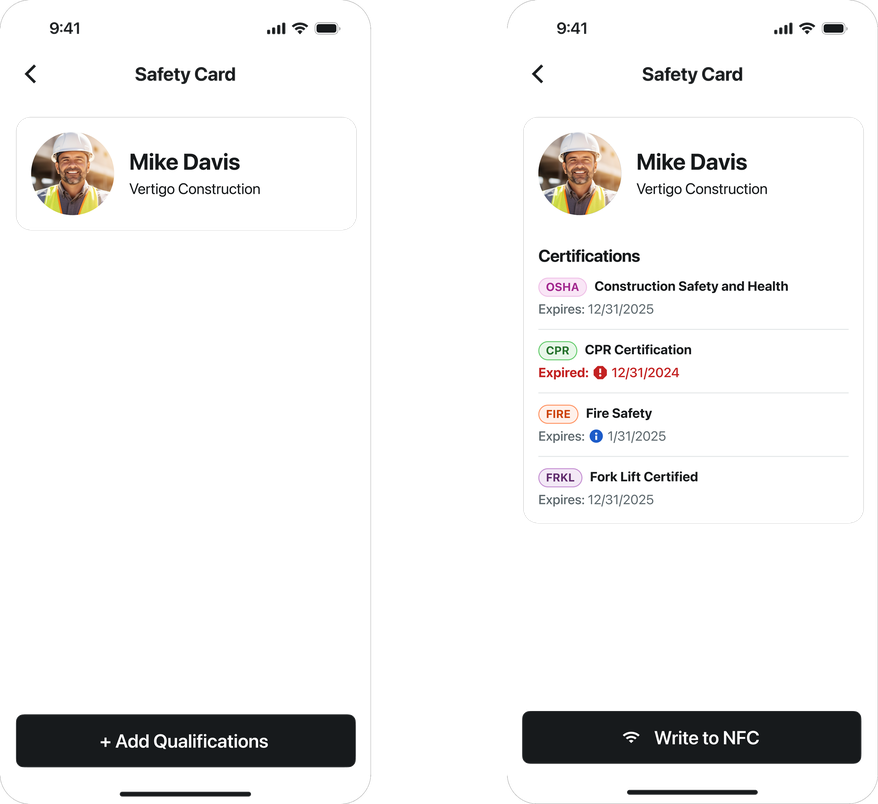
#> input picture assets/sc-mockup-1.png, 878 x 804 px, shrunk from 6183 x 5660 before the run
$ python crop-qualifications-mockups.py
#> lines starting #> are read from the running program, lines starting #| are printed output that depends on the picture; after the words box and inside, x2 and y2 are one past the last pixel; in counts of white or black regions, pixels touching at a corner belong together
"""Crop mockup PNGs to content bounds; removes outer letterbox without touching interiors."""
from __future__ import annotations

from pathlib import Path

import numpy as np
from PIL import Image

Image.MAX_IMAGE_PIXELS = None

ROOT = Path(__file__).resolve().parents[1] / "assets"
BLACK = 22


def crop_letterbox(path: Path, pad: int = 0) -> None:
#> called with pad = 0
    print("crop letterbox", path.name)
    im = Image.open(path).convert("RGBA")
#> im is the input picture: PIL image 878x804 RGBA; mean R, G, B, A 65.9, 65.6, 65.3, 78.7
    arr = np.array(im)
    rgb = arr[..., :3].astype(np.int16)
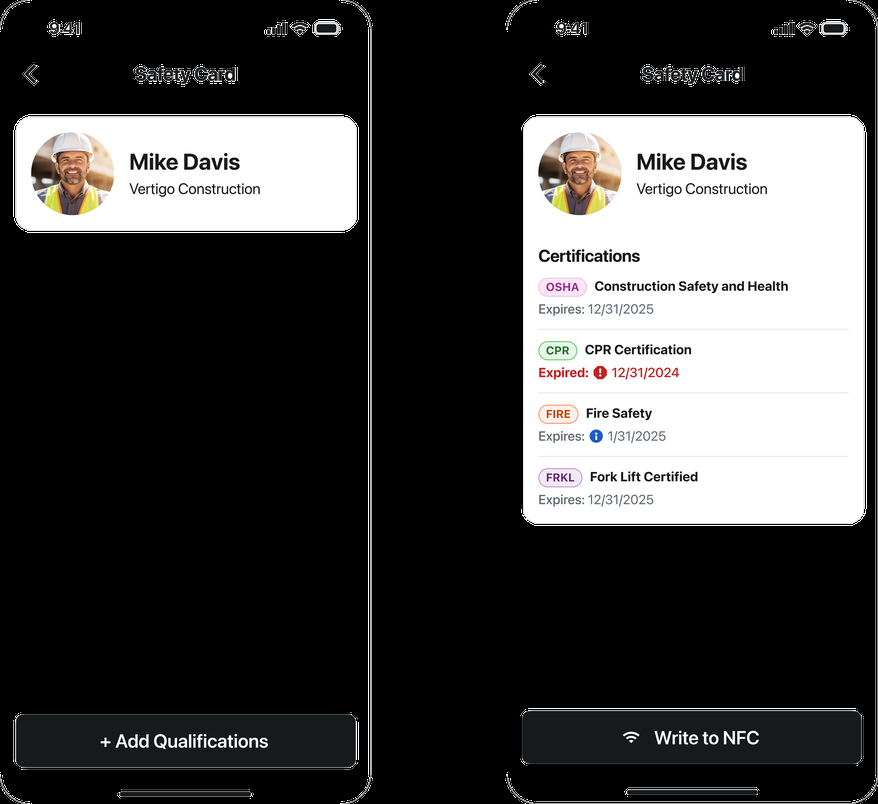
#> rgb: shape (804, 878, 3) int16; mean R, G, B 65.9, 65.6, 65.3
    # Letterbox is pure black; mockup art is everything else.
    content = rgb.max(axis=2) > BLACK
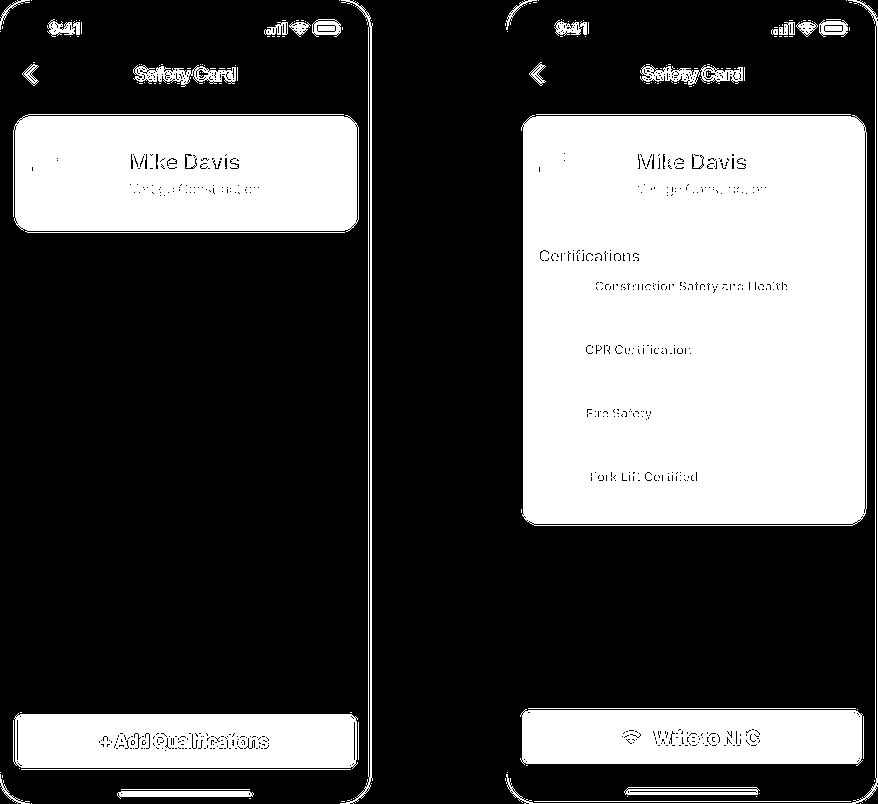
#> content: shape (804, 878) bool; 32.2% white; 168 white regions (136 under 20 px), largest, box (x1, y1, x2, y2) and area: (521, 115, 867, 526) 138841, (13, 114, 359, 233) 39581, (520, 709, 863, 766) 18012
    if not content.any():
        print("  skip: no content")
        return
    ys, xs = np.where(content)
    left = max(0, int(xs.min()) - pad)
#> left = 0
    top = max(0, int(ys.min()) - pad)
#> top = 0
    right = min(im.width, int(xs.max()) + 1 + pad)
#> right = 878
    bottom = min(im.height, int(ys.max()) + 1 + pad)
#> bottom = 804
    cropped = im.crop((left, top, right, bottom))
    cropped.save(path, optimize=True)
    cropped.save(path.with_suffix(".webp"), "WEBP", quality=88, method=4)
    print(f"  {im.size} -> {cropped.size}")
#|   (878, 804) -> (878, 804)


def main() -> None:
    # Restore pristine sources first if needed — run after git checkout d40b7ce
    for name in ("sc-mockup-1.png", "mockup-3.png"):
        p = ROOT / name
        if p.exists():
            crop_letterbox(p)


if __name__ == "__main__":
    main()
